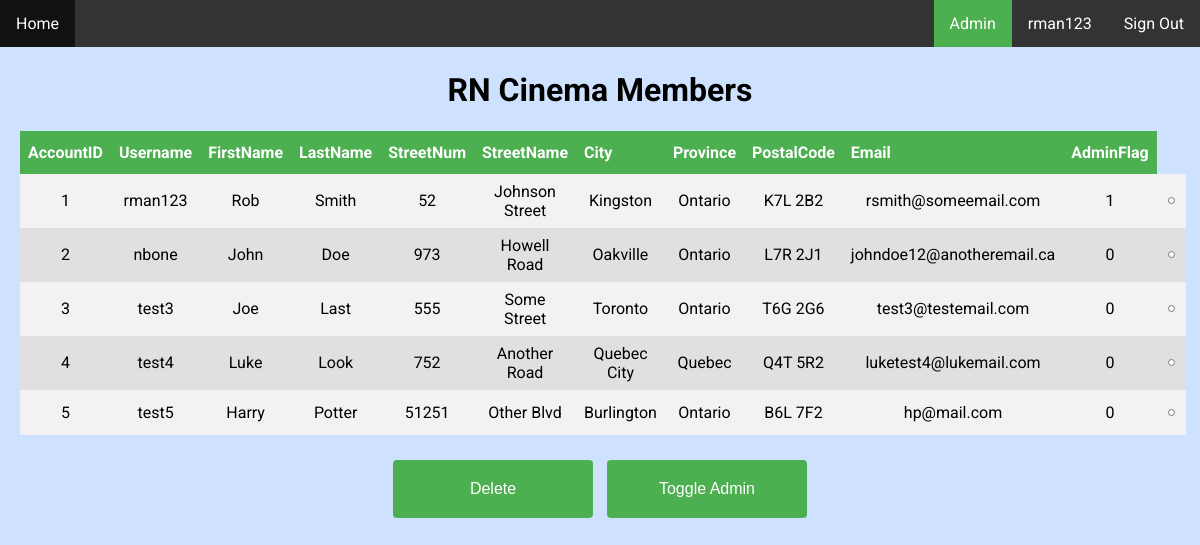
Screenshot of /admin/admin-list-members.php (signed in) with the database file from the repository.
### tables this page shows
CREATE TABLE `users` (
  `accountID` int(11) NOT NULL,
  `username` varchar(20) NOT NULL,
  `password` varchar(20) NOT NULL,
  `firstName` varchar(20) NOT NULL,
  `lastName` varchar(20) NOT NULL,
  `streetNum` int(11) DEFAULT NULL,
  `streetName` varchar(50) DEFAULT NULL,
  `city` varchar(50) NOT NULL,
  `province` varchar(50) NOT NULL,
  `postalCode` char(7) NOT NULL,
  `email` varchar(50) NOT NULL,
  `creditNum` varchar(16) DEFAULT NULL,
  `creditExp` varchar(4) DEFAULT NULL,
  `adminFlag` char(1) DEFAULT NULL
);

### session.php (called while the page is built, shortened)
<?php
   include('config.php');
   if(!isset($_SESSION['login_user'])){
   }
   else{
		$user_check = $_SESSION['login_user'];
		$ses_sql = mysqli_query($db,"select * from users where username = '$user_check' ");
		$row = mysqli_fetch_array($ses_sql,MYSQLI_ASSOC);
        $login_session = $row['username'];
   }
?>

### admin/admin-list-members.php (the view, shortened to what this page needs)
<?php
    include('../session.php');
?>
<html>
	<head>
		<link rel='stylesheet' type='text/css' href='../assets/css/main.css' />
	</head>
	<body>
		<div class="navBar">
		<ul>
			<li><a href="../index.php">Home</a></li>
            <?php
				if(!isset($_SESSION['login_user'])){
					header("location: ../index.php");
					}
					else{
					$adminFlagQuery = "SELECT adminFlag FROM users WHERE username = '$login_session'";
					$adminFlagResult = mysqli_query($db,$adminFlagQuery);
					$row = mysqli_fetch_assoc($adminFlagResult);
					echo "<li style='float:right'><a href = '../logout.php'>Sign Out</a></li>";
					echo "<li style='float:right'><a href = '../account.php'>$login_session</a></li>";
					if($row['adminFlag'] == 1){
					echo "<li style='float:right'><a class='active' href = '../admin.php'>Admin</a></li>";
                    }
                    else{
                        header("location: ../index.php");
                    }
                    }
                $userQuery = "SELECT * FROM users";
                $userResult = mysqli_query($db,$userQuery);
			?>
        </ul>
        </div>
            <div class="formOutside">
            <h1 align="center">RN Cinema Members</h1>
            <form method="post">
		        <table align="center" class="buyTicketsMovieList table">
                    <tr>
                        <th>AccountID</th>
                        <th>Username</th>
                        <th>FirstName</th>
                        <th>LastName</th>
                        <th>StreetNum</th>
                        <th>StreetName</th>
                        <th>City</th>
                        <th>Province</th>
                        <th>PostalCode</th>
                        <th>Email</th>
                        <th>AdminFlag</th>
                    </tr>
                    <?php
                    while($userRow = mysqli_fetch_assoc($userResult)){
                    echo "
                    <tr>
                        <td>$userRow[accountID]</td>
                        <td>$userRow[username]</td>
                        <td>$userRow[firstName]</td>
                        <td>$userRow[lastName]</td>
                        <td>$userRow[streetNum]</td>
                        <td>$userRow[streetName]</td>
                        <td>$userRow[city]</td>
                        <td>$userRow[province]</td>
                        <td>$userRow[postalCode]</td>
                        <td>$userRow[email]</td>
                        <td>$userRow[adminFlag]</td>
                        <td><input type='radio' name='accountID' value='$userRow[accountID]' required/>
                    </tr>
                    ";
                    }
                    ?>
                </table>
                <div align="center" style="margin-top:20px;">
                    <button type='submit' class="submitButton" name='deleteUser'><span>Delete</span></button>
                    <button type='submit' class="submitButton" name='toggleAdmin'><span>Toggle Admin</span></button>
                </div>
            </form>
            </div>
    </body>
</html>

### assets/css/main.css (style rules this page uses)
body { margin: 0; font-family: Roboto, Verdana, Geneva, Tahoma, sans-serif; background-color: #cee1ff; }
ul { list-style-type: none; margin: 0; padding: 0; overflow: hidden; background-color: #333; position: fixed; top: 0; width: 100%; }
li { float: left; }
li a { display: block; color: white; text-align: center; padding: 14px 16px; text-decoration: none; }
.active { background-color: #4CAF50; }
.buyTicketsMovieList { text-align: center; }
.formOutside { padding: 20px; margin-top: 30px; text-align: center; }
.submitButton { display: inline-block; border-radius: 4px; background-color: #4CAF50; border: none; color: #FFFFFF; text-align: center; font-size: 16px; padding: 20px; width: 200px; transition: all 0.5s; cursor: pointer; margin: 5px; }
.submitButton span { cursor: pointer; display: inline-block; position: relative; transition: 0.5s; }
.submitButton span:after { content: '\00bb'; position: absolute; opacity: 0; top: 0; right: -20px; transition: 0.5s; }
.table { border-collapse: collapse; width: 80%; }
.table td, .table th { border: 1px ; padding: 8px; }
.table th { text-align: center; }
.table tr:nth-child(even) { background-color: #f2f2f2; }
.table tr:nth-child(odd) { background-color: #e0e0e0; }
.table th { padding-top: 12px; padding-bottom: 12px; text-align: left; background-color: #4CAF50; color: white; }
input, select { width: 50%; padding: 8px 15px; margin: 8px 0; display: inline-block; border: 1px solid #ccc; border-radius: 4px; }

### rows the page displays
users: username "rman123", accountID "1", firstName "Rob", lastName "Smith", streetNum "52", streetName "Johnson Street", city "Kingston", province "Ontario", postalCode "K7L 2B2", email "rsmith@someemail.com", adminFlag "1"
users: accountID "2", username "nbone", firstName "John", lastName "Doe", streetNum "973", streetName "Howell Road", city "Oakville", province "Ontario", postalCode "L7R 2J1", email "johndoe12@anotheremail.ca", adminFlag "0"
users: accountID "3", username "test3", firstName "Joe", lastName "Last", streetNum "555", streetName "Some Street", city "Toronto", province "Ontario", postalCode "T6G 2G6", email "test3@testemail.com", adminFlag "0"
users: accountID "4", username "test4", firstName "Luke", lastName "Look", streetNum "752", streetName "Another Road", city "Quebec City", province "Quebec", postalCode "Q4T 5R2", email "luketest4@lukemail.com", adminFlag "0"
users: accountID "5", username "test5", firstName "Harry", lastName "Potter", streetNum "51251", streetName "Other Blvd", city "Burlington", province "Ontario", postalCode "B6L 7F2", email "hp@mail.com", adminFlag "0"
